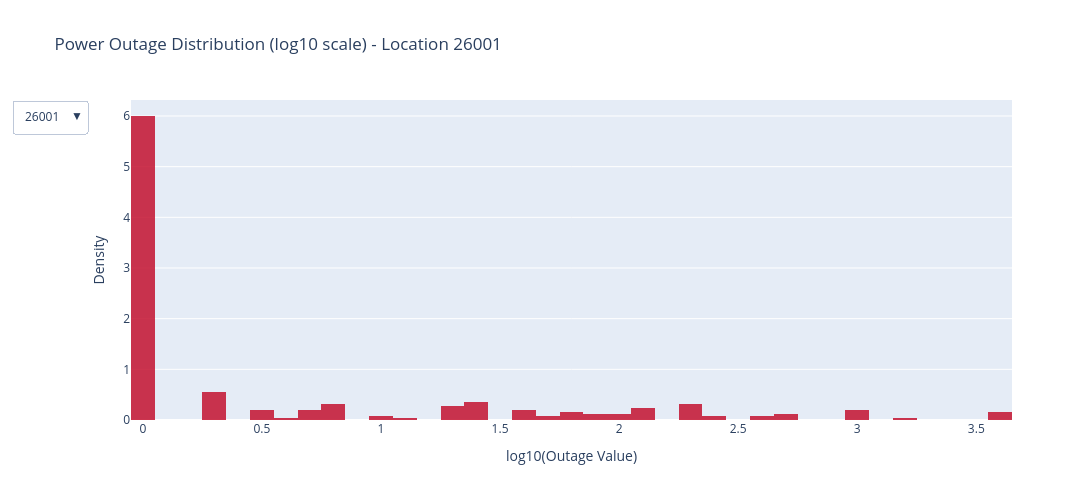

Write notebook code for a chart like this one.
### Markdown cell above
3) Power outrange distributed among each region

### Code cell
out_df = ds_train["out"].to_dataframe(name="out").reset_index()
locations = out_df["location"].unique()

fig = go.Figure()

for i, loc in enumerate(locations):
    sub = out_df[out_df["location"] == loc].copy()
    sub = sub[sub["out"] > 0]

    sub["log_out"] = np.log10(sub["out"])

    fig.add_trace(
        go.Histogram(
            x=sub["log_out"],
            nbinsx=50,
            name=str(loc),
            visible=(i == 0),
            opacity=0.85,
            marker=dict(color="#C41230"),
            histnorm="probability density"
        )
    )

buttons = []
for i, loc in enumerate(locations):
    visibility = [False] * len(locations)
    visibility[i] = True

    buttons.append(
        dict(
            label=str(loc),
            method="update",
            args=[
                {"visible": visibility},
                {"title": f"Power Outage Distribution (log10 scale) - Location {loc}"}
            ]
        )
    )

fig.update_layout(
    updatemenus=[dict(buttons=buttons, direction="down")],
    title=f"Power Outage Distribution (log10 scale) - Location {locations[0]}",
    xaxis_title="log10(Outage Value)",
    yaxis_title="Density",
    width=1100,
    height=500
)

fig.show()
